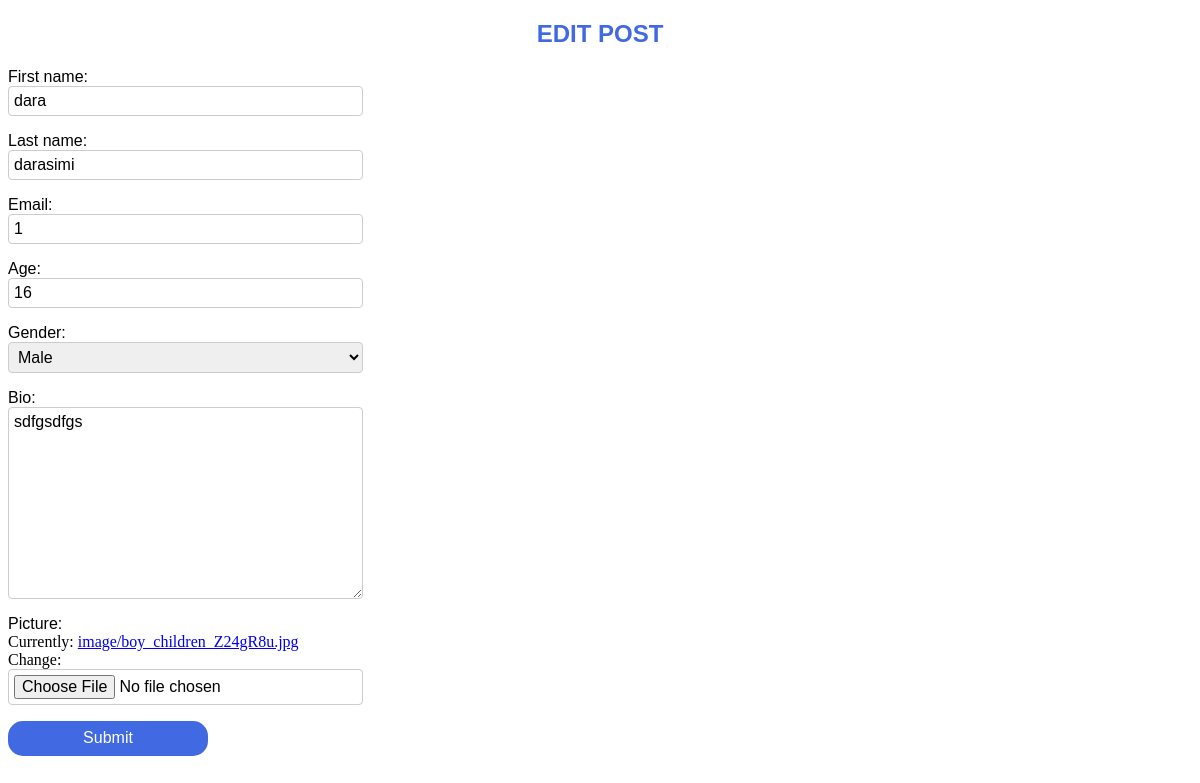
The page /accounts/profile/edit/1 on the database its author committed.
### accounts/models.py (models this page shows, shortened)
class Profile(models.Model):
    Gender=(
        ("1","Male"),
        ("2","Female")
    )
    user=models.OneToOneField('auth.User',on_delete=models.CASCADE)
    first_name=models.CharField(max_length=50)
    last_name=models.CharField(max_length=50)
    email=models.EmailField()
    age=models.IntegerField()
    gender=models.CharField(max_length=15,choices=Gender,default='1')
    bio=models.TextField(max_length=200)
    picture=models.ImageField(upload_to="image/")

### accounts/views.py (the view)
# urls.py: path('profile/edit/<int:pk>',EditProfile.as_view(),name='edit_profile')
class EditProfile(UpdateView):
    model=Profile
    template_name="profile/edit_profile.html"
    fields=("first_name","last_name","email","age","gender","bio","picture")
    success_url=reverse_lazy("profile")

### accounts/templates/profile/edit_profile.html (shortened to what this page needs)
<!DOCTYPE html>
<html lang="en">
<head>
    {% load static %}
    <link rel="stylesheet" type="text/css" href="{% static 'css/forms.css' %}">
</head>
<body>
    <h2 class="header-text">EDIT POST</h2>
    <form method="post">
        {{form.as_p}}
        <button type="submit" id="button">Submit</button>
   </form>
</body>
</html>

### static/css/forms.css (style rules this page uses)
.header-text { text-align: center; font-family: 'Lucida Sans', 'Lucida Sans Regular', 'Lucida Grande', 'Lucida Sans Unicode', Geneva, Verdana, sans-serif; color: royalblue; }
input[type=text], select,textarea { display: block; width: 30%; padding: 5px; border: 1px solid #ccc; border-radius: 4px; box-sizing: border-box; resize: vertical; font-size: medium; font-family:'Lucida Sans', 'Lucida Sans Regular', 'Lucida Grande', 'Lucida Sans Unicode', Geneva, Verdana, sans-serif; }
input[type=number] { display: block; width: 30%; padding: 5px; border: 1px solid #ccc; border-radius: 4px; box-sizing: border-box; resize: vertical; font-size: medium; font-family:'Lucida Sans', 'Lucida Sans Regular', 'Lucida Grande', 'Lucida Sans Unicode', Geneva, Verdana, sans-serif; }
input[type=file] { display: block; width: 30%; padding: 5px; border: 1px solid #ccc; border-radius: 4px; box-sizing: border-box; resize: vertical; font-size: medium; font-family:'Lucida Sans', 'Lucida Sans Regular', 'Lucida Grande', 'Lucida Sans Unicode', Geneva, Verdana, sans-serif; }
input[type=email] { display: block; width: 30%; padding: 5px; border: 1px solid #ccc; border-radius: 4px; box-sizing: border-box; resize: vertical; font-size: medium; font-family:'Lucida Sans', 'Lucida Sans Regular', 'Lucida Grande', 'Lucida Sans Unicode', Geneva, Verdana, sans-serif; }
label { display: block; font-size: medium; font-family:'Lucida Sans', 'Lucida Sans Regular', 'Lucida Grande', 'Lucida Sans Unicode', Geneva, Verdana, sans-serif; }
#button { display: block; background-color:royalblue; border: none; border-radius: 15px; color: white; text-decoration: none; font-size: 16px; width:200px; height:35px; }

### rows shown on the page
Profile: first_name "dara", last_name "darasimi", email "1", age "16", gender "Male", bio "sdfgsdfgs"
